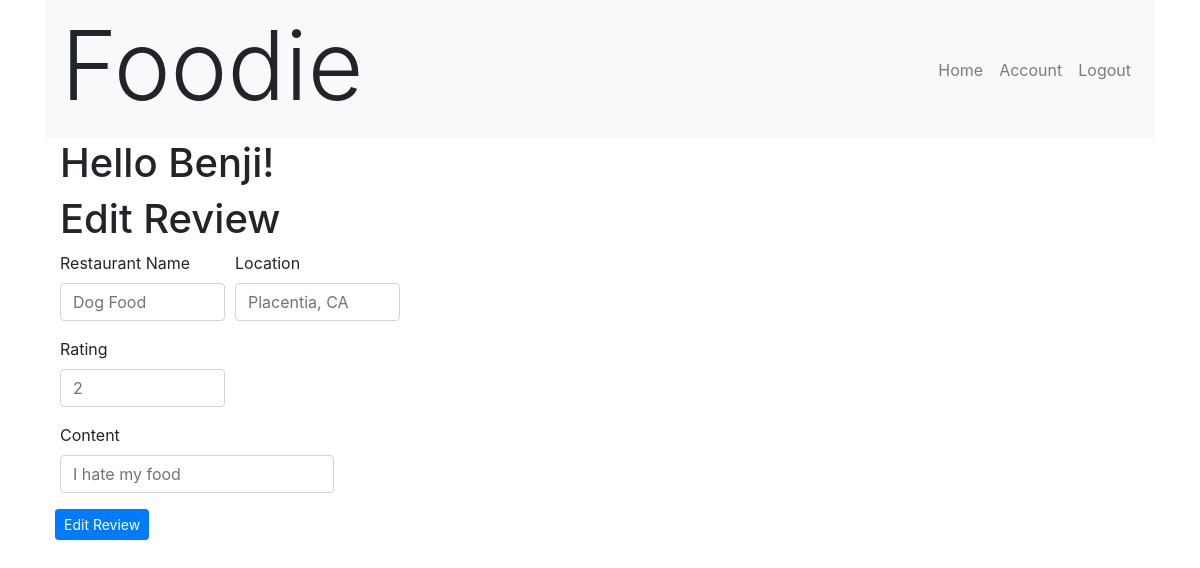
/view_review/6 (signed in), run on an earlier commit of the app's database.
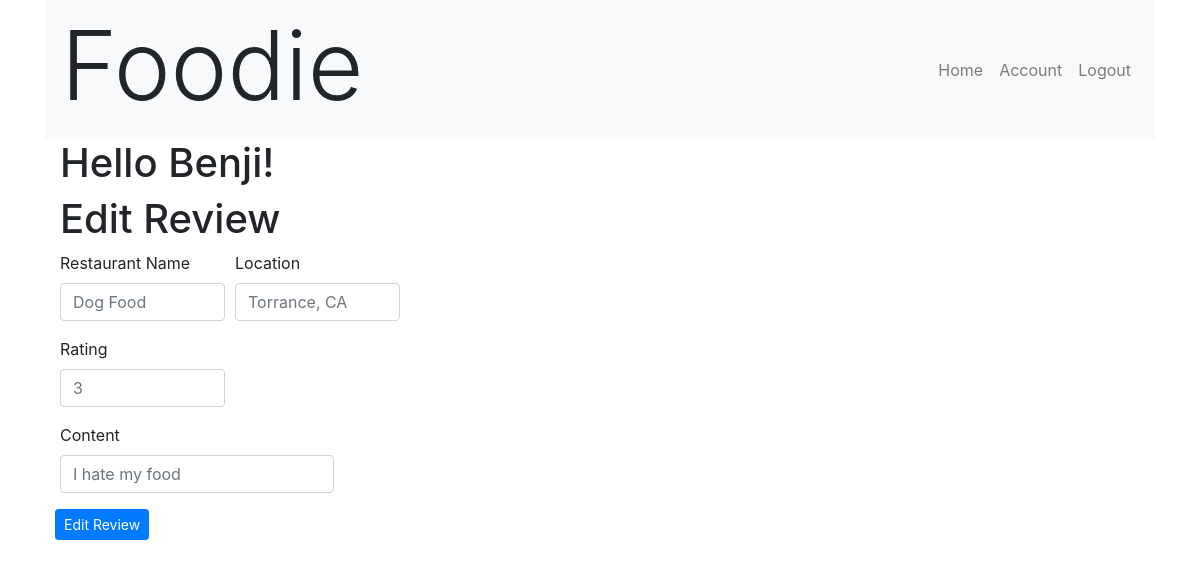
And on a later commit of the database.
### FoodieApp/models.py (models this page shows)
class Review(models.Model):
    restaurant_name = models.CharField(max_length=255)
    location = models.CharField(max_length=255)
    rating = models.IntegerField()
    content = models.CharField(max_length=255)
    creator = models.ForeignKey(
        User, related_name="has_created_review", on_delete=models.CASCADE)
    liked_by = models.ManyToManyField(User, related_name="liked_reviews")
    created_at = models.DateField(auto_now_add=True)
    updated_at = models.DateField(auto_now=True)
    objects = ReviewManager()

### FoodieApp/views.py (the view)
# urls.py: path('view_review/<int:review_id>', views.view_review),
def view_review(request, review_id):
    context = {
        'review': Review.objects.get(id=review_id),
        'this_user': User.objects.get(id=request.session['user_id'])
    }
    return render(request, 'view_review.html', context)

### FoodieApp/templates/view_review.html (shortened to what this page needs)
<!DOCTYPE html>
<html lang="en">
<head>
    <link rel="stylesheet" href="https://maxcdn.bootstrapcdn.com/bootstrap/4.0.0/css/bootstrap.min.css"
>
</head>
<body>
    <div class="container">
        <nav class="navbar navbar-expand-lg navbar-light bg-light">
            <h1 class="display-1">Foodie</h1>
            <div class="collapse navbar-collapse justify-content-end" id="navbarNav">
                <ul class="navbar-nav">
                    <li class="nav-item">
                        <a class="nav-link" href="/dashboard">Home<span class="sr-only">(current)</span></a>
                    </li>
                    <li class="nav-item">
                        <a class="nav-link" href="#">Account</a>
                    </li>
                    <li class="nav-item">
                        <a class="nav-link" href="/logout">Logout</a>
                    </li>
                </ul>
            </div>
        </nav>
        <div class="col-md-4">
            <h1>Hello {{request.session.first_name}}!</h1>
        </div>
        <div class="col-md-4">
            <h1>Edit Review</h1>
            <form action="/edit_review/{{ review.id }}" method="POST">
                <div class="form-row">
                    <div class="form-group col-md-6">
                        <label for="inputRestaurantName">Restaurant Name</label>
                        <input type="text" class="form-control" name='restaurant_name'
                            placeholder="{{ review.restaurant_name }}">
                    </div>
                    <div class="form-group col-md-6">
                        <label for="inputLocation">Location</label>
                        <input type="text" class="form-control" name='location' placeholder="{{ review.location }}">
                    </div>
                    <div class="form-group col-md-6">
                        <label for="inputContent">Rating</label>
                        <input type="number" class="form-control" name='rating' min="1" max="10"
                            placeholder="{{ review.rating }}">
                    </div>
                    <div class="form-group col-md-auto">
                        <label for="inputContent">Content</label>
                        <input type="text" class="form-control" name='content' placeholder="{{ review.content }}">
                    </div>
                    <button type="submit" class="btn btn-primary btn-sm">Edit Review</button>
                </div>
            </form>
        </div>
    </div>
</body>
</html>

What changed in the data, as far as the page shows it:
changed Review "Dog Food": location "Placentia, CA" → "Torrance, CA"; rating "2" → "3"
